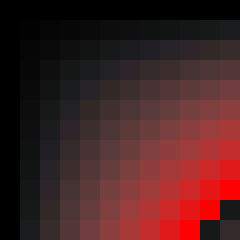
Frame 1 (no input)
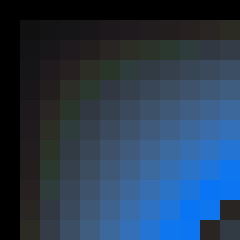
Frame 60 (the mouse pressed at the canvas centre just before this capture)
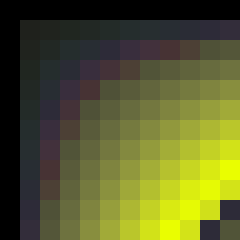
Frame 120 (the mouse held since frame 60 and released just before this capture)

The Processing sketch that drew these frames (run headless with seeded random() and noise(); from frame 60 on, the mouse is pressed at the canvas centre):

// Processing sketch: processing_740
// ── processing_740.pde

//Matt Richard

/*import UDP.*;  // code to talk to the light tile
UDPSend udp;*/  // this code was created by Dan Shiffman

//declare variables 
int totalSquares = 144; // var for how many squares you want on the screen, !! must be a square itself 
float rectColorArray[][][][]; // create nested array that holds the rects alpha value
color squareColor;

void setup() {
  size(240, 240);
  background(0);
  //udp = new UDPSend(this,"10.0.9.93",6038,"/Users/matt/Documents/Processing/libraries/UDP/colorkinetics_lib/header","/Users/matt/Documents/Processing/libraries/UDP/colorkinetics_lib/lookup",200,0);
  colorMode(HSB, 100);
  noStroke();
  smooth();

  rectColorArray = new float[floor(sqrt(totalSquares))][floor(sqrt(totalSquares))][3][2];

  for(int i=0; i < sqrt(totalSquares); i++){ 
    for(int j=0; j < sqrt(totalSquares); j++){
      if(i*j <= 100){
        rectColorArray[i][j][0][0] = (i*j)*5;
        rectColorArray[i][j][1][0] = i*j;
        rectColorArray[i][j][2][0] = i*j;
      } 
      else {
        rectColorArray[i][j][0][0] = ((i*j)-100)*5;
        rectColorArray[i][j][1][0] = (i*j)-100;
        rectColorArray[i][j][2][0] = (i*j)-100;
      }
      //rectColorArray[i][j][0][1] = (random(10)/10)+.1;
      rectColorArray[i][j][0][1] = .1;
      //rectColorArray[i][j][1][0] = floor(random(90))+5;
      rectColorArray[i][j][1][1] = .1;
      //rectColorArray[i][j][2][0] = floor(random(90))+5;
      rectColorArray[i][j][2][1] = .1;
    } 
  } 
}

void draw() {

  for(int x = 0; x < sqrt(totalSquares); x++){ 
    for(int y = 0; y < sqrt(totalSquares); y++){
      if(rectColorArray[x][y][0][0] < 100){
        //rectColorArray[x][y][0][0]+= rectColorArray[x][y][0][1];
        rectColorArray[x][y][0][0]+= 1;       
      } else {
        //rectColorArray[i][j][0][1] *= -1;
        rectColorArray[x][y][0][0] = 0; 
      }

      if(rectColorArray[x][y][1][0] > 0 && rectColorArray[x][y][1][0] < 100){
        rectColorArray[x][y][1][0]+= rectColorArray[x][y][1][1];
      } 
      else {
        rectColorArray[x][y][1][1] *= -1; 
        rectColorArray[x][y][1][0]+= rectColorArray[x][y][1][1];
      }

      if(rectColorArray[x][y][2][0] > 0 && rectColorArray[x][y][2][0] < 100){
        rectColorArray[x][y][2][0]+= rectColorArray[x][y][2][1];
      } 
      else {
        rectColorArray[x][y][2][1] *= -1; 
        rectColorArray[x][y][2][0]+= rectColorArray[x][y][2][1];
      }

      fill(rectColorArray[x][y][0][0],rectColorArray[x][y][1][0],rectColorArray[x][y][2][0]); 
      //fill(rectColorArray[x][y][0][0],99,99);
      rect(floor((x * (width/(sqrt(totalSquares))))), floor((y * (height/(sqrt(totalSquares))))), floor((width/(sqrt(totalSquares)))), floor((height/(sqrt(totalSquares))))); 
    } 
  }
  //udp.send(); light tile code
}
